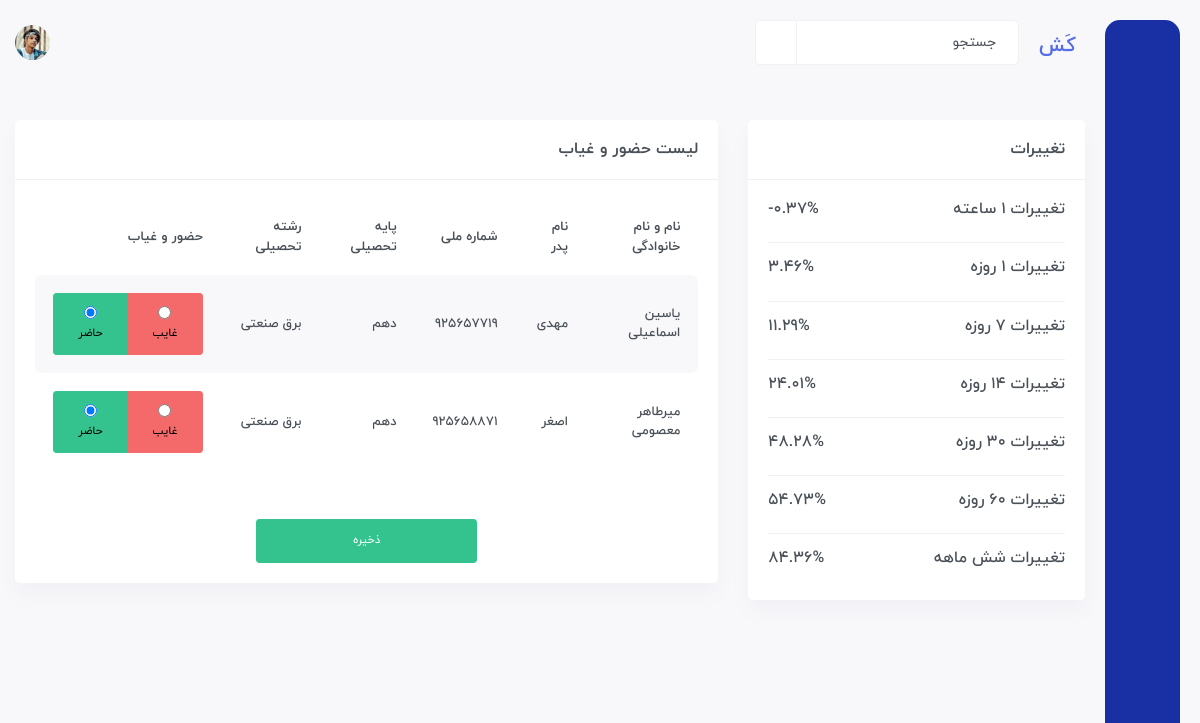
/attendance/100/ (signed in), run on the app's committed database.
### Student/models.py (models this page shows, shortened)
class Student(models.Model):
    full_name = models.CharField(max_length=200)
    father_name = models.CharField(max_length=100)
    id_code = models.IntegerField(unique=True)
    class_id = models.ForeignKey(Class, on_delete=models.CASCADE)
    reshte = models.ForeignKey(Reshte, on_delete=models.CASCADE)
    level = models.CharField(choices=LEVEL, max_length=8)
    level_up = models.BooleanField(default=False)
    date = models.DateField()
    usn = models.CharField(primary_key=True, max_length=200)

class Reshte(models.Model):
    name = models.CharField(max_length=100)
    def __str__(self):
        return self.name

### Student/views.py (the view)
class AttendanceView(LoginRequiredMixin, generic.View):
    login_url = 'account:login'
    template_name = 'attendance.html'
    def get(self, request, *args, **kwargs):
        assign_class_id = kwargs.get('assign_class_id')
        assc = get_object_or_404(models.AttendanceClass, assign__class_id__number=assign_class_id)
        ass = assc.assign
        c = ass.class_id
        context = {
            'ass': ass,
            'c': c,
            'assc': assc
        }
        return render(request, self.template_name, context)

### templates/attendance.html (shortened to what this page needs)
{% extends 'base.html' %}
{% load static %}
{% block body %}
	<div id="main-wrapper">
	    <div class="content-body">
		<div class="container">
		    <div class="row">
			<div class="col-xxl-4 col-xl-4">
			    <div class="card">
				<div class="card-header">
				    <h4 class="card-title">تغییرات</h4>
				</div>
				<div class="card-body">
				    <ul class="balance-widget position-value">
					<li>
					    <h5>تغییرات 1 ساعته</h5>
					    <div class="text-left">
						<h5 class="ltr">-0.37% </h5>
					    </div>
					</li>
					<li>
					    <h5>تغییرات 1 روزه	</h5>
					    <div class="text-left">
						<h5 class="ltr">3.46%</h5>
					    </div>
					</li>
					<li>
					    <h5>تغییرات 7 روزه	</h5>
					    <div class="text-left">
						<h5 class="ltr">11.29%</h5>
					    </div>
					</li>
					<li>
					    <h5>تغییرات 14 روزه	</h5>
					    <div class="text-left">
						<h5 class="ltr">24.01% </h5>
					    </div>
					</li>
					<li>
					    <h5>تغییرات 30 روزه	</h5>
					    <div class="text-left">
						<h5 class="ltr">48.28%</h5>
					    </div>
					</li>
					<li>
					    <h5>تغییرات 60 روزه	</h5>
					    <div class="text-left">
						<h5 class="ltr">54.73%</h5>
					    </div>
					</li>
					<li>
					    <h5>تغییرات شش ماهه	</h5>
					    <div class="text-left">
						<h5 class="ltr">84.36%</h5>
					    </div>
					</li>
				    </ul>
				</div>
			    </div>
			</div>
			<div class="col-xxl-8 col-xl-8">
			    <div class="card">
				<div class="card-header">
				    <h4 class="card-title">لیست حضور و غیاب</h4>
				</div>
				{% if c.student_set.all %}
				<div class="card-body">
				    <div class="table-responsive transaction-table">
						<form action="{% url 'student:confirm' assc.assign.class_id.number %}" method="POST">
							<table class="table table-striped responsive-table">
								<thead>
								<tr>
									<th>نام و نام خانوادگی</th>
									<th>نام پدر</th>
									<th>شماره ملی</th>
									<th>پایه تحصیلی</th>
									<th>رشته تحصیلی</th>
									<th>حضور و غیاب</th>
								</tr>
								</thead>
								<tbody>
								{% for s in c.student_set.all %}
								<tr>
									<td>{{ s.full_name }}</td>
									<td>{{ s.father_name }}</td>
									<td>{{ s.id_code }}</td>
									<td>{{ s.level }}</td>
									<td>{{ s.reshte }}</td>
									<td>
										<div class="btn-group btn-group-toggle" data-toggle="buttons" dir="ltr">
											<label class="btn btn-outline-success btn-sm active">
												<input type="radio" name="{{ s.usn }}" id="option1" autocomplete="off" value="present" checked> حاضر
											</label>
											<label class="btn btn-outline-danger active btn-sm">
												<input type="radio" name="{{ s.usn }}" id="option2" autocomplete="off" value="absent"> غایب
											</label>
                                  		</div>
									</td>
								</tr>
								{% endfor %}
								</tbody>
							</table>
							<div class="d-flex justify-content-center">
								<button class="btn btn-success btn-sm col-4 mt-5">ذخیره</button>
							</div>
						</form>
				    </div>
				</div>
			    </div>
				{% else %}
					هیچ دانش آموزی در این کلاس وجود ندارد
				{% endif %}
			</div>
		    </div>
		</div>
	    </div>
	</div>
{% endblock %}

### data on the page
Student: full_name "یاسین اسماعیلی", father_name "مهدی", id_code "925657719", level "دهم", reshte "برق صنعتی"
Student: full_name "میرطاهر معصومی", father_name "اصغر", id_code "925658871", level "دهم", reshte "برق صنعتی"
